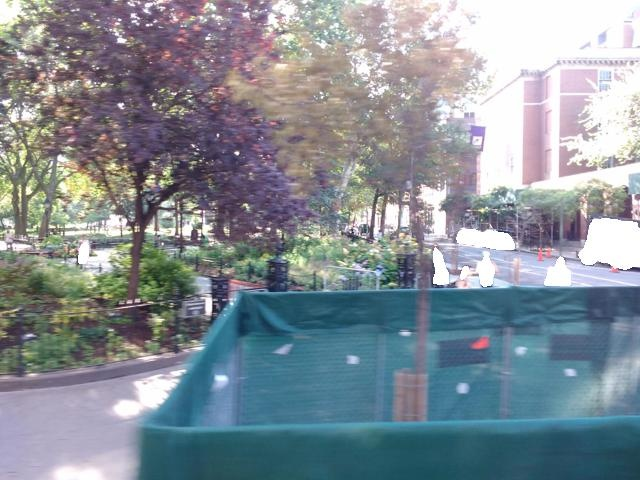
#> input picture 12315_t0.png, 640 x 480 px
$ python visual.py
#> lines starting #> are read from the running program, lines starting #| are printed output that depends on the picture; after the words box and inside, x2 and y2 are one past the last pixel; in counts of white or black regions, pixels touching at a corner belong together
import cv2
import numpy as np
from matplotlib import pyplot as plt

# Load the original image (BGR)
img = cv2.imread("12315_t0.png")
#> img is the input picture: shape (480, 640, 3); mean B, G, R 149.7, 142.2, 133.2

# Load the mask image (BGR)
mask = cv2.imread("12315.png")
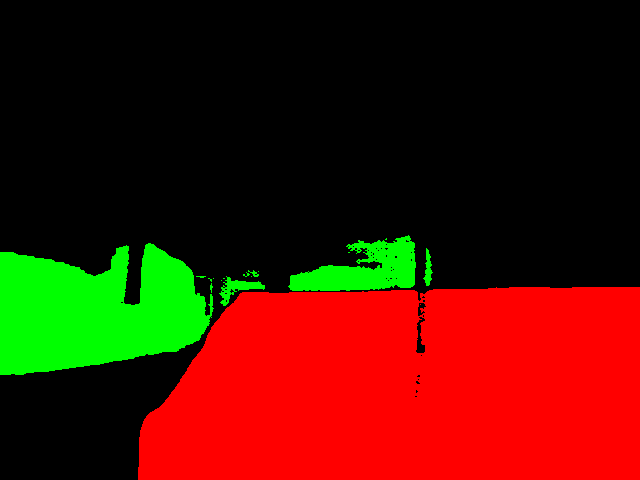
#> input picture 12315.png, 640 x 480 px
#> mask is the input picture: shape (480, 640, 3); mean B, G, R 0, 20.7, 72.8

# Convert mask to RGB for easier color filtering
mask_rgb = cv2.cvtColor(mask, cv2.COLOR_BGR2RGB)

# Create a binary mask for red areas (R=255, G=0, B=0)
red_mask = np.all(mask_rgb == [255, 0, 0], axis=-1).astype(np.uint8)  # 1 where red, 0 elsewhere
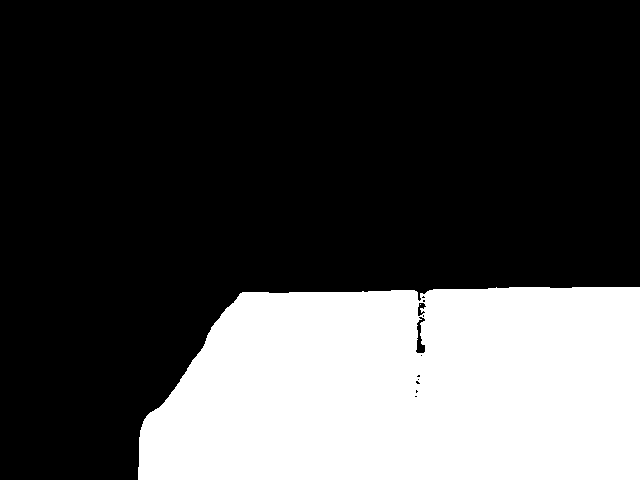
#> red_mask: shape (480, 640); values 0 (black) and 1 (white), 28.5% white; 2 white regions (1 under 20 px), largest, box (x1, y1, x2, y2) and area: (138, 287, 640, 480) 87687

# Create a red overlay image of same size
overlay = np.zeros_like(img)
overlay[:, :] = [0, 0, 255]  # Red in BGR

# Blend overlay with original image where red_mask == 1
alpha = 0.5  # transparency
img_with_overlay = img.copy()
img_with_overlay[red_mask == 1] = cv2.addWeighted(img[red_mask == 1], 1 - alpha, overlay[red_mask == 1], alpha, 0)
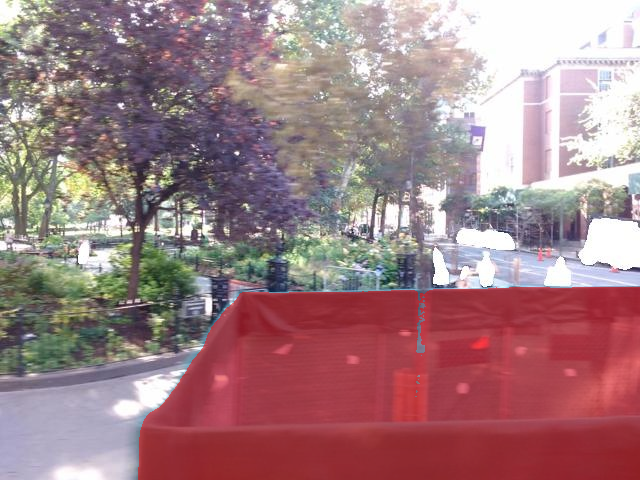
#> img_with_overlay: shape (480, 640, 3); mean B, G, R 131.1, 126.5, 160.2

# Convert to RGB for matplotlib display
img_rgb = cv2.cvtColor(img_with_overlay, cv2.COLOR_BGR2RGB)

# Show the result
plt.imshow(img_rgb)
# plt.title("Red Mask Overlay")
plt.axis("off")
plt.show()
